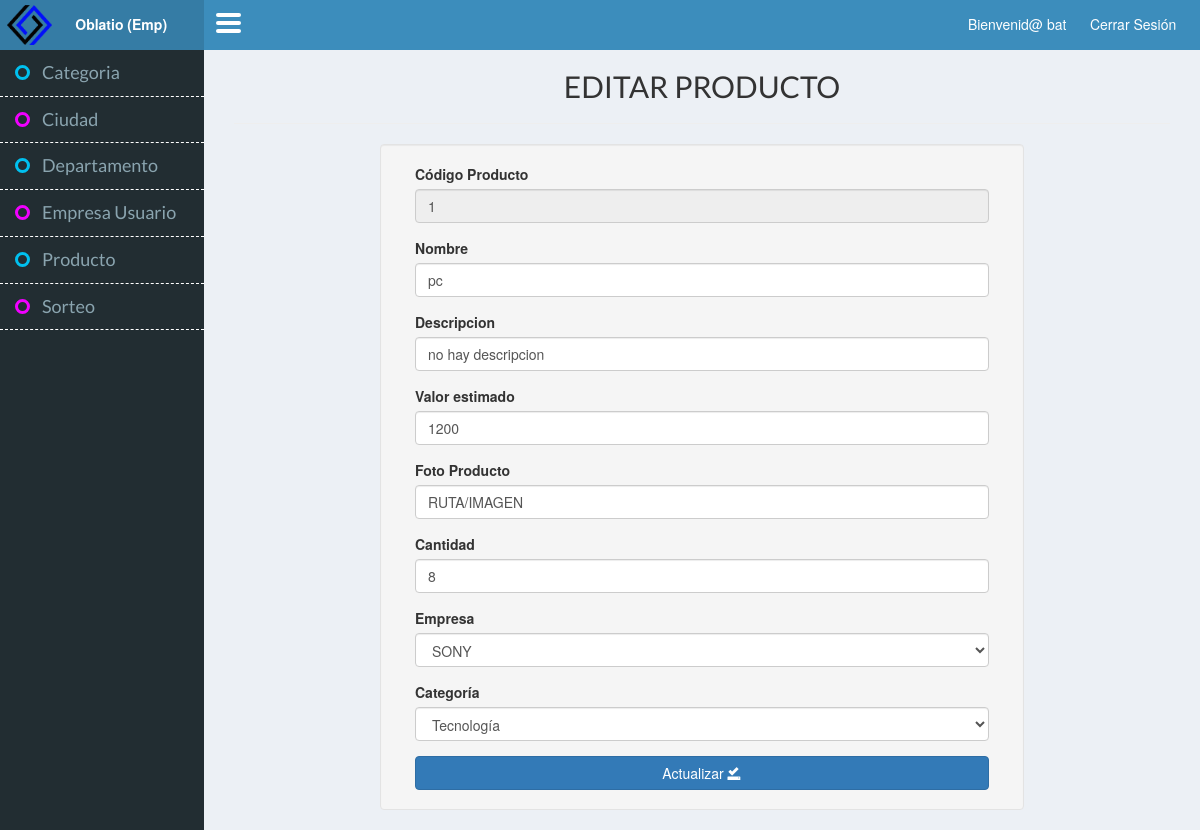
The app's page /index.php?controller=Producto&action=modificar&codigo=1 (signed in) with its own data.
### tables this page shows
CREATE TABLE `producto` (
  `pro_id` int(11) NOT NULL,
  `pro_nombre` varchar(50) NOT NULL,
  `pro_descripcion` varchar(150) NOT NULL,
  `pro_valor_estimado` int(10) NOT NULL,
  `pro_imagen` varchar(60) NOT NULL,
  `pro_cantidad` int(7) NOT NULL,
  `pro_fecha_actualizacion` datetime NOT NULL,
  `fk_emp_cod` int(11) NOT NULL,
  `fk_cat_id` int(11) NOT NULL
);

### core/ControladorBase.php (called while the page is built, shortened)
<?php
class ControladorBase {
    protected $layout;
    public function __construct() {
        require_once 'Conectar.php';
        require_once 'EntidadBase.php';
        if (isset($_SESSION['adm_tipo_administrador'])) {
            $this->layout = 'admin';
        }elseif (isset ( $_SESSION['emp_cod'])) {
            $this->layout = 'empresa';
        } elseif (isset ( $_SESSION['usu_cod'])) {
            $this->layout = 'usuario';
        }
        else {
            $this->layout = 'principal';
        }
    }
    public function view($vista, $datos = null) {
        require_once 'view/layouts/' . $this->layout . '.php';
    }
}
?>

### core/Conectar.php (called while the page is built)
<?php
class Conectar
{
    private $driver;
    private $host, $user, $pass, $database, $charset;
    public function __construct()
    {
        $db_cfg = require_once 'config/database.php';
        $this->driver =$db_cfg["driver"];
        $this->host =$db_cfg["host"];
        $this->user =$db_cfg["user"];
        $this->pass =$db_cfg["pass"];
        $this->database =$db_cfg["database"];
        $this->charset =$db_cfg["charset"];
    }
    public function conexion()
    {
        if ($this->driver == "mysql" || $this->driver == null){
            $con = new mysqli($this->host, $this->user, $this->pass, $this->database);
            $con->query("SET NAMES '".$this->charset."'");
        }
        return $con;
    }
}
?>

### config/database.php (called while the page is built)
<?php
return array(
    "driver"    =>"mysql",
    "host"      =>"localhost",
    "user"      =>"root",
    "pass"      =>"",
    "database"  =>"oblatio_mvc_bd",
    "charset"   =>"utf8"
);
?>

### model/Producto.php (called while the page is built, shortened)
<?php
class Producto extends EntidadBase {
    public function __construct($adapter) {
        $table = "producto";
    }
}
?>

### core/EntidadBase.php (called while the page is built, shortened)
<?php
class EntidadBase {
    private $table;
    private $db;
    public function __construct($table, $adapter) {
        $this->table = (string) $table;
        $this->db = $adapter;
    }
    public function getAll() {
        $query = $this->db->query("SELECT * FROM $this->table");
        $resultSet = null;
        while ($row = $query->fetch_object()) {
            $resultSet[] = $row;
        }
        return $resultSet;
    }
    public function getById($id, $primaryKey) {
        $query = $this->db->query("SELECT * FROM $this->table WHERE " . $primaryKey . "=" . $id);
        $resultSet = null;
        if ($row = $query->fetch_object()) {
            $resultSet = $row;
        } else {
            echo "No se pudo mostrar lo que busca, por favor contacte al administrador";
        }
        return $resultSet;
    }
}
?>

### model/Empresa.php (called while the page is built, shortened)
<?php
class Empresa extends EntidadBase {
    public function __construct($adapter) {
        $table = "empresa";
    }
}
?>

### model/Categorias.php (called while the page is built, shortened)
<?php
class Categorias extends EntidadBase {
    public function __construct($adapter) {
        $table = "categoria";
    }
}
?>

### view/producto/editarProductoView.php (the view, shortened to what this page needs)
<div id="" class="col-xs-12">
    <h3 class="textoCentrado FuenteTitulo tamanioFuente2">EDITAR PRODUCTO</h3>
    <hr/>
</div>
<div id=""  class="col-xs-12 col-sm-10 col-md-8  col-md-offset-2 col-sm-offset-1 col-md-offset-2 well">
    <form action = "<?php echo "index.php?controller=producto&action=editar"; ?>" method="post">
        <div id="" class="col-xs-12 form-group">
            <label>Código Producto</label>
            <input type = "text" name="" disabled="true" class="form-control" value="<?php echo $getEdit->pro_id ?>"/>
        </div>
        <div id="" class="col-xs-12 form-group">
            <label>Nombre</label>
            <input type = "text" name="nombre" class="form-control" value="<?php echo $getEdit->pro_nombre ?>"/>
        </div>
        <div id="" class="col-xs-12 form-group">
            <label>Descripcion</label>
            <input type = "text" name="descripcion" class="form-control" value="<?php echo $getEdit->pro_descripcion ?>"/>
        </div>
        <div id="" class="col-xs-12 form-group">
            <label>Valor estimado</label>
            <input type = "text" name="valorEstimado" class="form-control" value="<?php echo $getEdit->pro_valor_estimado ?>"/>
        </div>
        <div id="" class="col-xs-12 form-group">
            <label>Foto Producto</label>
            <input type = "text" name="foto" class="form-control" value="<?php echo $getEdit->pro_imagen ?>"/>
        </div>
        <div id="" class="col-xs-12 form-group">
            <label>Cantidad</label>
            <input type = "text" name="cantidad" class="form-control" value="<?php echo $getEdit->pro_cantidad ?>"/>
        </div>
        <div id="" class="col-xs-12 form-group">
            <label>Empresa</label>
            <select name="empresa"  class="form-control" value="">
                <?php
                foreach ($getEdit2 as $item) {
                    ?>
                    <?php
                    if ($getEdit->fk_emp_cod != $item->emp_cod) {
                        ?>
                        <option value="<?php echo $item->emp_cod; ?>"><?php echo $item->emp_nombre; ?></option>
                        <?php
                    } else {
                        ?>
                        <option selected="selected" value="<?php echo $item->emp_cod; ?>"><?php echo $item->emp_nombre; ?></option>
                        <?php
                    }
                }
                ?>
            </select>
        </div>
        <div id="" class="col-xs-12 form-group">
            <label>Categoría</label>
            <select name="categoria"  class="form-control" value="">
                <?php
                foreach ($getEdit3 as $item2) {
                    ?>
                    <?php
                    if ($getEdit->fk_cat_id != $item2->cat_id) {
                        ?>
                        <option value="<?php echo $item2->cat_id; ?>"><?php echo $item2->cat_nombre; ?></option>
                        <?php
                    } else {
                        ?>
                        <option selected="selected" value="<?php echo $item2->cat_id; ?>"><?php echo $item2->cat_nombre; ?></option>
                        <?php
                    }
                }
                ?>
            </select>
        </div>
        <div id="" class="col-xs-12">
            <button id=""  class="btn btn-primary btn-block">
                Actualizar <i class="glyphicon glyphicon-saved"></i>
            </button>
        </div>
    </form>
</div>

### css/cssPrincipal.css (style rules this page uses)
body { margin: 0; padding-top: 50px; background-color: #ECF0F5; }
.textoCentrado { text-align: center; }

### css/_fuentes.css (style rules this page uses)
.FuenteTitulo { font-family: 'Lato', sans-serif; }
.tamanioFuente2 { font-size: 30px; }

### records on screen
producto: pro_id "1", nombre "pc", descripcion "no hay descripcion", valorEstimado "1200", foto "RUTA/IMAGEN", cantidad "8"

### other values on screen
$_SESSION['nombre'] "bat"
form field empresa "SONY"
form field categoria "Tecnología"
